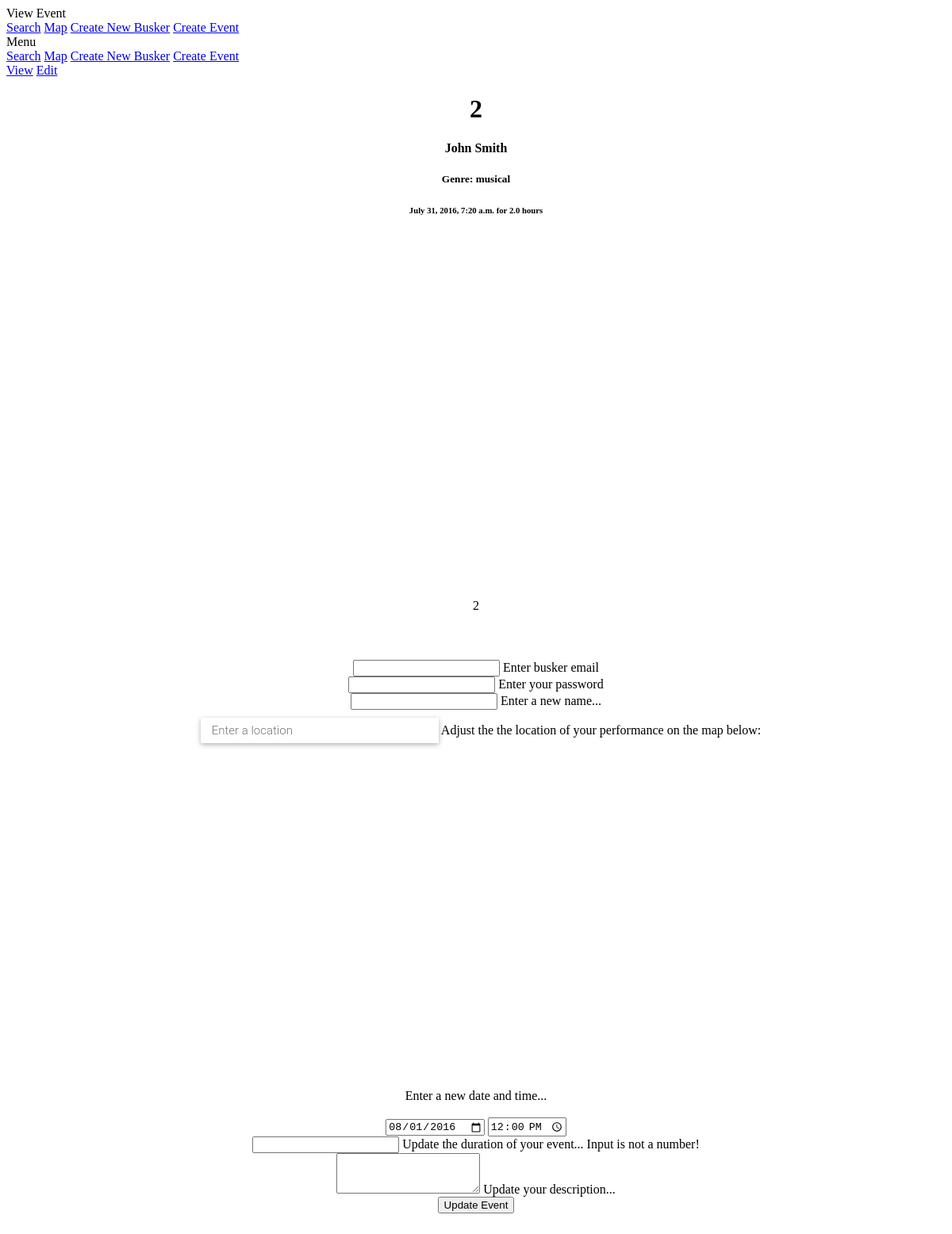
The page /view/event/4/ on the database its author committed.
### main/models.py (models this page shows, shortened)
class Event(models.Model):
    event_datetime = models.DateTimeField()
    event_duration = models.DecimalField(default=1.0, max_digits=2, decimal_places=1)
    event_title = models.CharField(max_length=200)
    event_desc = models.CharField(max_length=1000)
    busker = models.ForeignKey(Busker, on_delete=models.CASCADE)
    event_lat = models.DecimalField(max_digits=8, decimal_places=5)
    event_lng = models.DecimalField(max_digits=8, decimal_places=5)

class Busker(models.Model):
    email = models.CharField(default="johnsmith@hyperglobomega.net", max_length=100)
    pw_hash = models.CharField(default='e68a95aadb0c73dfd968513174de4ddf', max_length=30)
    busker_desc = models.CharField(max_length=3000)
    busker_name = models.CharField(max_length=100)
    genre = models.CharField(max_length=200)

### main/views.py (the view, shortened to what this page needs)
# urls.py: url(r'^view/event/(?P<event_id>[0-9]+)/$', views.viewEvent, name='viewEvent'),
def viewEvent(request, event_id):
	try:
		event = Event.objects.get(pk=event_id)
	except (ObjectDoesNotExist):
		return render(request, 'eventviewedit.html', { 'error_message': 'Event not found.', })
	if 'buskeremail' not in request.POST:
		return render(request, 'eventviewedit.html', { 'event': event, })

### main/templates/eventviewedit.html (shortened to what this page needs)
<!DOCTYPE html>
<html>
   <head>
      <link rel="stylesheet" href="https://code.getmdl.io/1.1.3/material.blue_grey-indigo.min.css" />
      <div class="mdl-layout mdl-js-layout mdl-layout--fixed-header">
         <header class="mdl-layout__header">
            <div class="mdl-layout__header-row">
               <span class="mdl-layout-title">View Event</span>
               <nav class="mdl-navigation mdl-layout--large-screen-only">
                  <a class="mdl-navigation__link" href="/search/">Search</a>
                  <a class="mdl-navigation__link" href="/">Map</a>
                  <a class="mdl-navigation__link" href="/new/busker/">Create New Busker</a>
                  <a class="mdl-navigation__link" href="/new/event/">Create Event</a>
               </nav>
            </div>
         </header>
         <div class="mdl-layout__drawer">
            <span class="mdl-layout-title">Menu</span>
            <nav class="mdl-navigation">
               <a class="mdl-navigation__link" href="/search/">Search</a>
               <a class="mdl-navigation__link" href="/">Map</a>
               <a class="mdl-navigation__link" href="/new/busker/">Create New Busker</a>
               <a class="mdl-navigation__link" href="/new/event/">Create Event</a>
            </nav>
         </div>
         <main class="mdl-layout__content">
            <div class="page-content">
               <div class="mdl-tabs mdl-js-tabs mdl-js-ripple-effect">
                  <div class="mdl-tabs__tab-bar">
                     <a href="#view-panel" class="mdl-tabs__tab is-active">View</a>
                     <a href="#edit-panel" class="mdl-tabs__tab">Edit</a>
                  </div>
                  <div class="mdl-tabs__panel is-active center" id="view-panel">
				  {% if event %}
                     <h1>{{ event.event_title }}</h1>
                     <h4>{{ event.busker.busker_name }}</h4>
                     <h5>Genre: {{ event.busker.genre }}</h5>
                     <h6>{{ event.event_datetime }} for {{ event.event_duration }} hours</h6>
                     <div id="map-view"></div>
                     <div style="margin: 5%">{{ event.event_desc }}</div>
				   {% endif %}
                  </div>
                  <div class="mdl-tabs__panel center" id="edit-panel">
                     <div class="page-content center">
                        <form action="#">
                           <div class="mdl-textfield mdl-js-textfield">
                              <input class="mdl-textfield__input" type="text" id="email">
                              <label class="mdl-textfield__label" for="sample1">Enter busker email</label>
                           </div>
                        </form>
                        <form action="#">
                           <div class="mdl-textfield mdl-js-textfield">
                              <input class="mdl-textfield__input" type="password" id="password">
                              <label class="mdl-textfield__label" for="sample1">Enter your password</label>
                           </div>
                        </form>
                        <form action="#">
                           <div class="mdl-textfield mdl-js-textfield">
                              <input class="mdl-textfield__input" type="text" id="title">
                              <label class="mdl-textfield__label" for="sample1">Enter a new name...</label>
                           </div>
                        </form>
                        <input id="location" class="controls" type="text" placeholder="Enter a location">
                        <a class="mdl-navigation__link">Adjust the the location of your performance on the map below: </a>
                        <br>
                        <br>
                        <div id="map-edit"></div>
                        <br>
                        <a class="mdl-navigation__link">Enter a new date and time...</a>
                        <br>
                        <br>
                        <input type="date" id="myDate" value="2016-08-01">
                        <input type="time" id="myTime" value="12:00:00">
                        <form action="#">
                           <div class="mdl-textfield mdl-js-textfield mdl-textfield--floating-label">
                              <input class="mdl-textfield__input" type="text" pattern="-?[0-9]*(\.[0-9]+)?" id="duration">
                              <label class="mdl-textfield__label" for="sample4">Update the duration of your event...</label>
                              <span class="mdl-textfield__error">Input is not a number!</span>
                           </div>
                        </form>
                         <form action="#">
                            <div class="mdl-textfield mdl-js-textfield">
                               <textarea class="mdl-textfield__input" type="text" rows= "3" id="desc" ></textarea>
                               <label class="mdl-textfield__label" for="sample5">Update your description...</label>
                            </div>
                         </form>
                        <div class="center">
                           <a ref="javascript:{}" onclick="submitEvent();">
                           <button class="mdl-button mdl-js-button mdl-button--raised mdl-js-ripple-effect" data-upgraded=",MaterialButton,MaterialRipple">
                           Update Event
                           <span class="mdl-button__ripple-container"></span></button>
                           </a>
                        </div>
                        <br>
                     </div>
                  </div>
               </div>
            </div>
      </div>
      </body>
</html>

### main/templates/eventviewedit.html (style rules this page uses)
.center { text-align: center; justify-content: center; align-items: center; }
#map-view { width: 100%; height: 50vh; position: relative; }
#map-edit { width: 100%; height: 50vh; position: relative; }
.controls { margin-top: 10px; border: 1px solid transparent; border-radius: 2px 0 0 2px; box-sizing: border-box; -moz-box-sizing: border-box; height: 32px; outline: none; box-shadow: 0 2px 6px rgba(0, 0, 0, 0.3); }
#location { background-color: #fff; font-family: Roboto; font-size: 15px; font-weight: 300; margin-left: 12px; padding: 0 11px 0 13px; text-overflow: ellipsis; width: 300px; }

### rows shown on the page
Event: event_title "2", busker.busker_name "John Smith", busker.genre "musical", event_datetime "July 31, 2016, 7:20 a.m.", event_duration "2.0", event_desc "2"
